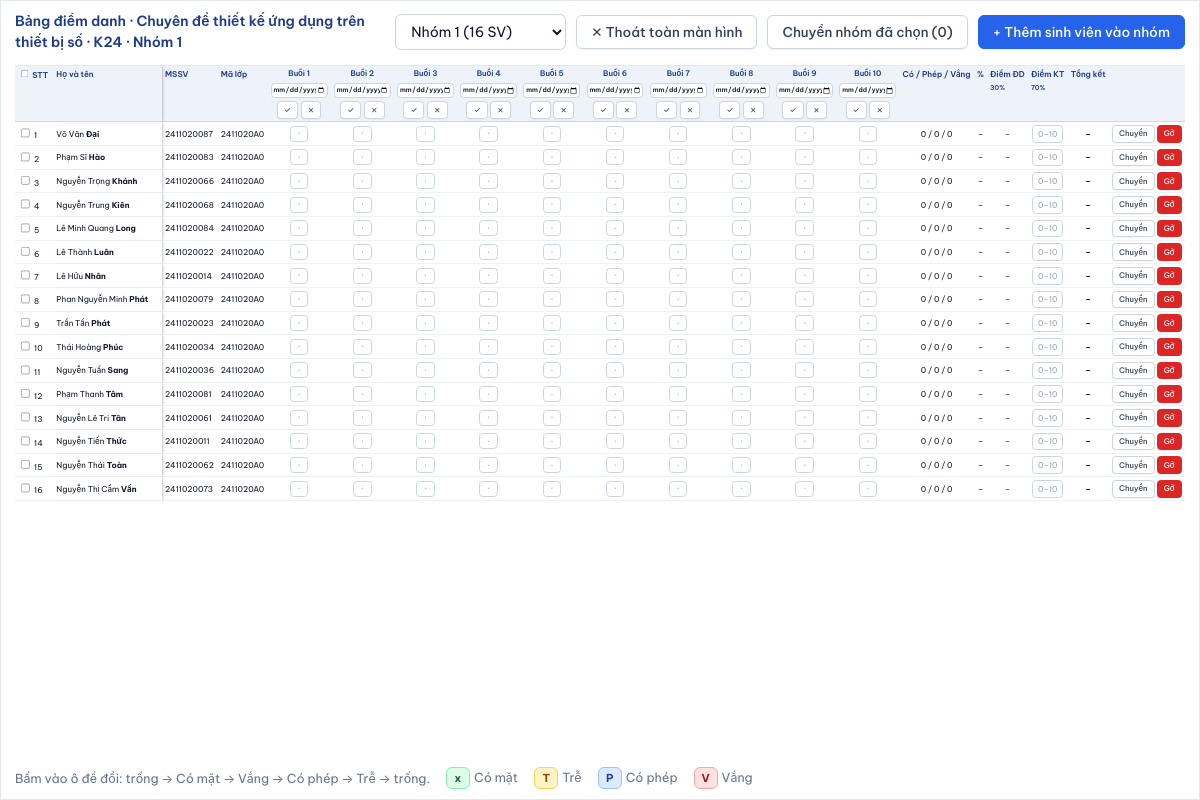
Page /cham-diem on the committed database.
### tables this page shows
CREATE TABLE mon_hoc(
    id INTEGER PRIMARY KEY AUTOINCREMENT, ma_mon TEXT NOT NULL DEFAULT '', ten_mon TEXT NOT NULL,
    so_buoi INTEGER NOT NULL DEFAULT 6, ty_le_dd REAL NOT NULL DEFAULT 50, hs_cm REAL NOT NULL DEFAULT 100, hs_tr REAL NOT NULL DEFAULT 50, hs_cp REAL NOT NULL DEFAULT 100, hs_v REAL NOT NULL DEFAULT 0, vang_toi_da INTEGER);

CREATE TABLE sinh_vien(
    mssv TEXT PRIMARY KEY, ho_lot TEXT, ten TEXT,
    ma_lop TEXT, lop TEXT, khoa_hoc TEXT, nganh TEXT, khoa TEXT);

### routes_chamdiem.py (the view)
    @app.get("/cham-diem")
    @login_required
    def cham_diem():
        d = db()
        mons = d.ds_mon()
        try:
            mid = int(request.args.get("mon", ""))
        except ValueError:
            mid = None
        mon = next((m for m in mons if m["id"] == mid), mons[0] if mons else None)
        khoas, nhoms, nhom, kh, svs, du_lieu, tk = [], [], None, "", [], {}, {}
        if mon:
            khoas = d.ds_khoa_cua_mon(mon["id"])
            k0 = cd.chuan_khoa(request.args.get("kh", ""))
            kh = k0 if any(k["khoa_hoc"] == k0 for k in khoas) else (khoas[0]["khoa_hoc"] if khoas else "")
            if kh:
                tk = next(k for k in khoas if k["khoa_hoc"] == kh)
                nhoms = d.ds_nhom(mon["id"], kh)
                try:
                    nid = int(request.args.get("nhom", ""))
                except ValueError:
                    nid = None
                nhom = next((n for n in nhoms if n["id"] == nid), nhoms[0] if nhoms else None)
        if nhom:
            svs = d.ds_sv_nhom(nhom["id"])
            dd, ngay = d.du_lieu_diem_danh(nhom["id"])
            du_lieu = dict(nhom_id=nhom["id"], so_buoi=mon["so_buoi"], dd=dd, ngay=ngay, kt=d.du_lieu_diem_kt(nhom["id"]))
        return render_template("cham_diem.html", mons=mons, mon=dict(mon) if mon else None, khoas=khoas, kh=kh,
                               nhoms=[dict(n) for n in nhoms], nhom=dict(nhom) if nhom else None, tk=tk, svs=svs, du_lieu=du_lieu,
                               TRANG_THAI=cd.TRANG_THAI, KY_HIEU=cd.KY_HIEU, hien_khoa=cd.hien_khoa)

### app.py (called while the page is built)
def db():
    if "db" not in g:
        g.db = csdl.DB()
    return g.db

@app.teardown_appcontext
def _close(_e):
    d = g.pop("db", None)
    if d:
        d.close()

def csrf_token():
    if "csrf" not in session:
        session["csrf"] = secrets.token_hex(16)
    return session["csrf"]

@app.before_request
def _csrf_check():
    if request.method == "POST":
        tok = request.form.get("csrf") or request.headers.get("X-CSRF")
        if not tok or tok != session.get("csrf"):
            abort(400, "CSRF token không hợp lệ – hãy tải lại trang.")

### chamdiem.py (called while the page is built)
def _vi_key(s):
    return unicodedata.normalize("NFD", (s or "").lower().replace("đ", "d"))

def chuan_khoa(s):
    s = str(s or "").strip()
    m = re.search(r"\d+", s)
    return str(int(m.group())) if m else s.upper()

def hien_khoa(k):
    return f"K{k}" if str(k).isdigit() else str(k)

    def _migrate_cham_diem(self):
        cols = [r[1] for r in self.con.execute("PRAGMA table_info(nhom_hoc)")]
        if cols and "ten" not in cols:
            self.con.execute("ALTER TABLE nhom_hoc ADD COLUMN ten TEXT NOT NULL DEFAULT ''")
            self.con.commit()
        cols = [r[1] for r in self.con.execute("PRAGMA table_info(mon_hoc)")]
        if cols:
            for c, kieu in (("ty_le_dd", "REAL NOT NULL DEFAULT 50"), ("hs_cm", "REAL NOT NULL DEFAULT 100"),
                            ("hs_tr", "REAL NOT NULL DEFAULT 50"), ("hs_cp", "REAL NOT NULL DEFAULT 100"),
                            ("hs_v", "REAL NOT NULL DEFAULT 0"), ("vang_toi_da", "INTEGER")):
                if c not in cols:
                    self.con.execute(f"ALTER TABLE mon_hoc ADD COLUMN {c} {kieu}")
            self.con.commit()

    def ds_mon(self):
        return self.con.execute("SELECT * FROM mon_hoc ORDER BY ten_mon COLLATE NOCASE, id").fetchall()

    def ds_nhom(self, mon_id, khoa_hoc):
        return self.con.execute(
            """SELECT n.id, n.stt, n.ten, COALESCE(NULLIF(n.ten,''),'Nhóm '||n.stt) AS ten_hien, COUNT(ns.mssv) AS so_sv FROM nhom_hoc n
               LEFT JOIN nhom_sv ns ON ns.nhom_id=n.id WHERE n.mon_id=? AND n.khoa_hoc=?
               GROUP BY n.id ORDER BY n.stt""", (mon_id, khoa_hoc)).fetchall()

    def du_lieu_diem_kt(self, nhom_id):
        return {r[0]: r[1] for r in self.con.execute("SELECT mssv,diem FROM diem_kt WHERE nhom_id=?", (nhom_id,))}

### csdl.py (called while the page is built)
    def close(self):
        self.con.close()

### templates/cham_diem.html (shortened to what this page needs)
{% extends "base.html" %}
{% block actions %}
<button type="button" class="btn" id="btnMon">+ Thêm môn</button>
<button type="button" class="btn gray" id="btnNhom"{% if not mon %} disabled{% endif %}>+ Khóa / nhóm</button>
{% if nhom %}<a class="btn gray" href="{{ url_for('cham_diem_xuat', nhom=nhom.id) }}">Xuất Excel</a>{% endif %}
{% endblock %}
{% block body %}
{% if not mons %}
<div class="card cd-empty">
  <p style="font-size:15px;margin:0 0 6px;color:var(--ink)"><b>Chưa có môn học nào.</b></p>
  <p style="margin:0 0 14px">Bắt đầu bằng cách thêm môn (mỗi môn mặc định điểm danh 6 buổi).</p>
  <button type="button" class="btn" id="btnMon2">+ Thêm môn</button>
</div>
{% else %}
<div class="card">
  <div class="cd-bar">
    <label>Môn học
      <select id="selMon">{% for m in mons %}<option value="{{ m.id }}" {{ 'selected' if mon and m.id==mon.id }}>{{ (m.ma_mon ~ ' – ') if m.ma_mon }}{{ m.ten_mon }}</option>{% endfor %}</select></label>
    <label>Khóa
        </label>
    <button type="button" class="btn gray sm" id="btnSuaMon">Sửa môn ({{ mon.so_buoi }} buổi)</button>
    <button type="button" class="btn red sm" id="btnXoaMon">Xóa môn</button>
  </div>
  {% if nhoms %}
  <div class="cd-tabs">
    {% for n in nhoms %}<a href="{{ url_for('cham_diem', mon=mon.id, kh=kh, nhom=n.id) }}" class="{{ 'on' if nhom and n.id==nhom.id }}">{{ n.ten_hien }}<small>{{ n.so_sv }} SV</small></a>{% endfor %}
    {% if nhom %}<button type="button" class="btn gray sm" id="btnDoiTen">Đổi tên nhóm</button><button type="button" class="btn red sm" id="btnXoaNhom">Xóa {{ nhom.ten_hien }}</button>{% endif %}
  </div>
  {% endif %}
</div>
{% if not khoas %}
<div class="card cd-empty">
  <p style="margin:0 0 14px">Môn này chưa có khóa / nhóm. Nhập khóa (vd K25) và số nhóm (vd 6) để tạo.</p>
  <button type="button" class="btn" id="btnNhom2">+ Khóa / nhóm</button>
</div>
{% elif nhom %}
<div class="kpis">
  <div class="kpi"><div class="n" id="kSv">{{ svs|length }}</div><div class="l">Sinh viên trong {{ nhom.ten_hien }}</div></div>
  <div class="kpi {{ 'warn' if tk.chua_xep else 'good' }}" id="kChua" style="cursor:pointer" title="Bấm để thêm sinh viên vào nhóm"><div class="n"></div><div class="l"></div></div>
  <div class="kpi good"><div class="n" id="kBuoi">0/{{ mon.so_buoi }}</div><div class="l">Buổi đã điểm danh</div></div>
  <div class="kpi"><div class="n" id="kTl">–</div><div class="l">Tỷ lệ có mặt trung bình</div></div>
  <div class="kpi"><div class="n" id="kTb">–</div><div class="l">Điểm tổng kết trung bình (ĐD {{ '%g'|format(mon.ty_le_dd) }}% · KT {{ '%g'|format(100 - mon.ty_le_dd) }}%)</div></div>
</div>
<div class="dt-card" id="cdCard">
  <div class="tools">
    <div style="font-weight:600;color:var(--navy);flex:1">Bảng điểm danh · {{ mon.ten_mon }} · {{ hien_khoa(kh) }} · {{ nhom.ten_hien }}</div>
    <select id="fsNhom" class="fsOnly" title="Đổi nhóm"></select>
    <button type="button" class="btn gray" id="btnFull" title="Xem bảng trên toàn màn hình (Esc để thoát)">⛶ Toàn màn hình</button>
    <button type="button" class="btn gray" id="btnChuyen" disabled>Chuyển nhóm đã chọn (0)</button>
    <button type="button" class="btn" id="btnThemSv">+ Thêm sinh viên vào nhóm</button>
  </div>
  {% if svs %}
  <div class="cd-wrap">
  <table id="tbDD">
    <thead><tr><th class="l1"><input type="checkbox" id="chkAllDD" title="Chọn tất cả"> STT</th><th class="l2">Họ và tên</th><th>MSSV</th><th>Mã lớp</th>
      {% for b in range(1, mon.so_buoi + 1) %}<th class="b" data-b="{{ b }}"><div class="bt">Buổi {{ b }}</div>
        <input type="date" class="ngay" data-b="{{ b }}" title="Ngày học buổi {{ b }} (tự lấy khi điểm danh, có thể sửa tay)">
        <div class="bq"><button type="button" class="btn gray sm" data-all="{{ b }}" title="Đánh dấu Có mặt cho những người chưa điểm danh">✓</button><button type="button" class="btn gray sm" data-clr="{{ b }}" title="Xóa điểm danh buổi này">✕</button></div></th>{% endfor %}
      <th title="Có mặt (gồm Trễ) / Có phép / Vắng">Có / Phép / Vắng</th><th>%</th>
      <th class="sc" title="Tính theo quy định của môn (nút Sửa môn)">Điểm ĐD<br><small>{{ '%g'|format(mon.ty_le_dd) }}%</small></th>
      <th class="sc" title="Nhập điểm kiểm tra (thang 10)">Điểm KT<br><small>{{ '%g'|format(100 - mon.ty_le_dd) }}%</small></th>
      <th class="sc">Tổng kết</th><th></th></tr></thead>
    <tbody>
    {% for s in svs %}<tr data-mssv="{{ s.mssv }}"><td class="l1"><input type="checkbox" class="chk" value="{{ s.mssv }}"> {{ loop.index }}</td><td class="l2" title="{{ s.ho_lot }} {{ s.ten }}">{{ s.ho_lot }} <b>{{ s.ten }}</b></td><td>{{ s.mssv }}</td><td>{{ s.ma_lop }}</td>
      {% for b in range(1, mon.so_buoi + 1) %}<td class="c"><button type="button" class="dd" data-b="{{ b }}" data-tt="" title="Bấm để đổi trạng thái">·</button></td>{% endfor %}
      <td class="c tk3"><span class="s-cm">0</span> / <span class="s-cp">0</span> / <span class="s-v">0</span></td><td class="c pct">–</td>
      <td class="c s-dd">–</td><td class="c"><input type="text" inputmode="decimal" class="kt" maxlength="5" placeholder="0–10" title="Điểm kiểm tra (0–10). Enter để xuống dòng dưới"></td><td class="c s-tk">–</td>
      <td><button type="button" class="btn gray sm btn-mv" title="Chuyển sang nhóm khác">Chuyển</button> <button type="button" class="btn red sm btn-go" title="Gỡ khỏi nhóm">Gỡ</button></td></tr>{% endfor %}
    </tbody>
  </table>
  </div>
  <div class="cd-legend">
    <span>Bấm vào ô để đổi: trống → Có mặt → Vắng → Có phép → Trễ → trống.</span>
    {% for k, v in TRANG_THAI.items() %}<span><button type="button" class="dd" data-tt="{{ k }}" tabindex="-1">{{ KY_HIEU[k] }}</button>{{ v }}</span>{% endfor %}
  </div>
  {% else %}
  <div class="cd-empty">Nhóm này chưa có sinh viên. Bấm “+ Thêm sinh viên vào nhóm” để chọn từ danh sách sinh viên hiện có.</div>
  {% endif %}
</div>
{% endif %}
{% endif %}
{% endblock %}

### static/style.css (style rules this page uses)
:root { --white:#fff;--bg:#f1f5f9;--card:#fff; --navy:#1e3a8a;--navy-d:#172c6b;--pri:#2563eb;--pri-d:#1d4ed8;--pri-soft:#eaf1ff; --ink:#0f172a;--tx2:#64748b;--mut:#64748b;--line:#e2e8f0;--line-2:#eef2f7; --red:#dc2626;--red-d:#b91c1c;--green:#15803d;--green-soft:#e7f6ec;--amber:#b45309;--amber-soft:#fff7e0;--red-soft:#fef2f2; --r-s:6px;--r-m:10px;--r-l:14px; --sh-1:0 1px 2px rgba(15,23,42,.06); --sh-2:0 6px 20px -6px rgba(15,23,42,.16); --sh-3:0 24px 60px -12px rgba(15,23,42,.3); --font:'Be Vietnam Pro',Inter,Roboto,system-ui,-apple-system,"Segoe UI",sans-serif; }
* { box-sizing:border-box }
html { -webkit-text-size-adjust:100% }
body { margin:0;font:14px/1.5 var(--font);background:var(--bg);color:var(--ink);-webkit-font-smoothing:antialiased }
:root { --gutter:max(22px,calc((100vw - 1480px)/2 + 22px)); }
.top .btn { background:#fff;color:var(--navy);border-color:#fff;box-shadow:0 4px 12px -4px rgba(0,0,0,.3) }
.top .btn.gray { background:rgba(255,255,255,.12);color:#fff;border-color:rgba(255,255,255,.38);box-shadow:none }
.kpis .kpi,.app main>.card:first-child { box-shadow:0 10px 26px -12px rgba(15,23,42,.4) }
.btn { display:inline-flex;align-items:center;justify-content:center;gap:6px;border:1px solid var(--pri);border-radius:var(--r-s);padding:7px 14px; background:var(--pri);color:#fff;font:500 13.5px/1.4 var(--font);text-decoration:none;cursor:pointer;white-space:nowrap; box-shadow:var(--sh-1);transition:background .15s,border-color .15s,box-shadow .15s,transform .05s }
.btn.gray { background:#fff;color:#334155;border-color:#cbd5e1 }
.btn.red { background:var(--red);border-color:var(--red);color:#fff }
.btn.sm { padding:4px 10px;font-size:12.5px }
input,select,textarea { font:inherit;color:var(--ink);background:#fff;border:1px solid #cbd5e1;border-radius:var(--r-s);padding:7px 11px;transition:border-color .15s,box-shadow .15s }
input::placeholder,textarea::placeholder { color:#94a3b8 }
input[type=checkbox] { accent-color:var(--pri) }
select { padding-right:28px }
.card { background:var(--card);border:1px solid var(--line);border-radius:var(--r-m);padding:18px;margin-bottom:16px;box-shadow:var(--sh-1) }
.kpis { display:grid;grid-template-columns:repeat(auto-fit,minmax(180px,1fr));gap:14px;margin-bottom:16px }
.kpi { position:relative;background:#fff;border:1px solid var(--line);border-top:3px solid var(--navy);border-radius:var(--r-m);padding:14px 18px 16px;box-shadow:var(--sh-1);transition:box-shadow .2s }
.kpi .n { font-size:28px;font-weight:700;line-height:1.15;color:var(--navy);letter-spacing:-.02em }
.kpi .l { color:var(--mut);font-size:12.5px;margin-top:3px }
.kpi.good { border-top-color:var(--green) }
.kpi.warn { border-top-color:#f59e0b }
.kpi.good .n { color:var(--green) }
.kpi.warn .n { color:var(--amber) }
.dt-card { background:#fff;border:1px solid var(--line);border-radius:var(--r-m);padding:16px;box-shadow:var(--sh-1) }
.tools { display:flex;gap:10px;align-items:center;flex-wrap:wrap;margin-bottom:12px }
.chk { width:16px;height:16px;cursor:pointer }

### rows in the picture
mon_hoc: ten_mon "Chuyên đề thiết kế ứng dụng trên thiết bị số", so_buoi 10 (drawn), ty_le_dd "30", 100-mon.ty_le_dd "70"
sinh_vien: ho_lot "Võ Văn", ten "Đại", mssv "2411020087", ma_lop "2411020A0"
sinh_vien: ho_lot "Phạm Sĩ", ten "Hào", mssv "2411020083", ma_lop "2411020A0"
sinh_vien: ho_lot "Nguyễn Trọng", ten "Khánh", mssv "2411020066", ma_lop "2411020A0"
sinh_vien: ho_lot "Nguyễn Trung", ten "Kiên", mssv "2411020068", ma_lop "2411020A0"
sinh_vien: ho_lot "Lê Minh Quang", ten "Long", mssv "2411020084", ma_lop "2411020A0"
sinh_vien: ho_lot "Lê Thành", ten "Luân", mssv "2411020022", ma_lop "2411020A0"
sinh_vien: ho_lot "Lê Hữu", ten "Nhân", mssv "2411020014", ma_lop "2411020A0"
sinh_vien: ho_lot "Phan Nguyễn Minh", ten "Phát", mssv "2411020079", ma_lop "2411020A0"
sinh_vien: ho_lot "Trần Tấn", ten "Phát", mssv "2411020023", ma_lop "2411020A0"
sinh_vien: ho_lot "Thái Hoàng", ten "Phúc", mssv "2411020034", ma_lop "2411020A0"
sinh_vien: ho_lot "Nguyễn Tuấn", ten "Sang", mssv "2411020036", ma_lop "2411020A0"
sinh_vien: ho_lot "Phạm Thanh", ten "Tâm", mssv "2411020081", ma_lop "2411020A0"
sinh_vien: ho_lot "Nguyễn Lê Tri", ten "Tân", mssv "2411020061", ma_lop "2411020A0"
sinh_vien: ho_lot "Nguyễn Tiến", ten "Thức", mssv "2411020011", ma_lop "2411020A0"
sinh_vien: ho_lot "Nguyễn Thái", ten "Toàn", mssv "2411020062", ma_lop "2411020A0"
sinh_vien: ho_lot "Nguyễn Thị Cẩm", ten "Vấn", mssv "2411020073", ma_lop "2411020A0"

### other values in the picture
{{ hien_khoa(kh) }} "K24"
{{ nhom.ten_hien }} "Nhóm 1"
{{ b }} "1" "2" "3" "4" "5" "6" "7" "8" "9" "10"
{{ KY_HIEU[k] }} "x" "T" "P" "V"
{{ v }} "Có mặt" "Trễ" "Có phép" "Vắng"
